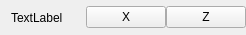
<?xml version="1.0" encoding="UTF-8"?>
<ui version="4.0">
 <class>BlueprintViewLock</class>
 <widget class="QWidget" name="BlueprintViewLock">
  <property name="geometry">
   <rect>
    <x>0</x>
    <y>0</y>
    <width>246</width>
    <height>35</height>
   </rect>
  </property>
  <property name="windowTitle">
   <string>Form</string>
  </property>
  <layout class="QHBoxLayout" name="horizontalLayout" stretch="1,0">
   <property name="spacing">
    <number>6</number>
   </property>
   <property name="topMargin">
    <number>0</number>
   </property>
   <property name="rightMargin">
    <number>0</number>
   </property>
   <property name="bottomMargin">
    <number>0</number>
   </property>
   <item>
    <widget class="QLabel" name="label">
     <property name="text">
      <string>TextLabel</string>
     </property>
    </widget>
   </item>
   <item>
    <layout class="QHBoxLayout" name="horizontalLayout_2">
     <property name="spacing">
      <number>0</number>
     </property>
     <item>
      <widget class="QPushButton" name="lockXButton">
       <property name="text">
        <string>X</string>
       </property>
       <property name="checkable">
        <bool>true</bool>
       </property>
      </widget>
     </item>
     <item>
      <widget class="QPushButton" name="lockZButton">
       <property name="text">
        <string>Z</string>
       </property>
       <property name="checkable">
        <bool>true</bool>
       </property>
      </widget>
     </item>
    </layout>
   </item>
  </layout>
 </widget>
 <resources/>
 <connections/>
</ui>
